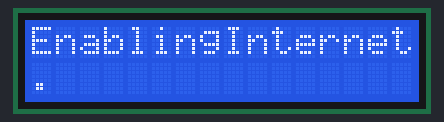
A sketch run on a simulated ESP8266 (NodeMCU). Shown: 16×2 character LCD. WiFi joins after 1.5 s; servers stay silent unless stated; network time is answered at once with the bench clock; the local clock reads 2024-03-15 10:24:30 at power-on unless the sketch sets it.

Above: at 0.6 s.
At 1.6 s:
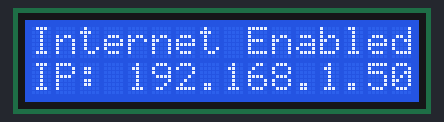
At 3.8 s:
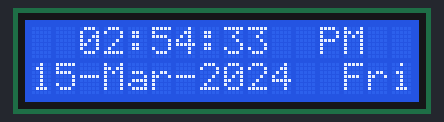
At 10.8 s:
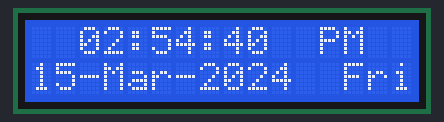
At 20.9 s:
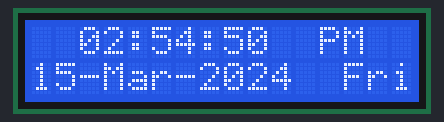
At 38.1 s:
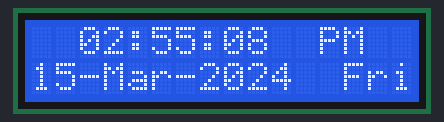

Measured:
- what the display in image 0 shows lasts 1.0 s, from 0.6 s to 1.6 s
- what the display in image 1 shows lasts 2.1 s, from 1.6 s to 3.7 s
- what the display in image 3 shows lasts 1.1 s, from 10.7 s to 11.8 s

The sketch:

simplestesp8266clock.ino
```cpp
// simplestesp8266clock.ino
//
// Libraries needed:
//  Time.h & TimeLib.h:  https://github.com/PaulStoffregen/Time
//  Timezone.h: https://github.com/JChristensen/Timezone
//  SSD1306.h & SSD1306Wire.h:  https://github.com/squix78/esp8266-oled-ssd1306
//  NTPClient.h: https://github.com/arduino-libraries/NTPClient
//  ESP8266WiFi.h & WifiUDP.h: https://github.com/ekstrand/ESP8266wifi
//
// 128x64 OLED pinout:
// GND goes to ground
// Vin goes to 3.3V
// Data to I2C SDA (GPIO 0)
// Clk to I2C SCL (GPIO 2)

#include <ESP8266WiFi.h>
#include <WifiUDP.h>
#include <String.h>
#include <Wire.h>
#include <NTPClient.h>
#include <Time.h>
#include <TimeLib.h>
#include <LiquidCrystal595.h>    // include the library

// Define NTP properties
#define NTP_OFFSET   60 * 60      // In seconds
#define NTP_INTERVAL 60 * 1000    // In miliseconds
#define NTP_ADDRESS  "in.pool.ntp.org"//"ca.pool.ntp.org"  // change this to whatever pool is closest (see ntp.org)

// Set up the NTP UDP client
WiFiUDP ntpUDP;
NTPClient timeClient(ntpUDP, NTP_ADDRESS, NTP_OFFSET, NTP_INTERVAL);

// Create a display object
LiquidCrystal595 lcd(2,1,0);      // datapin, latchpin, clockpin

const char* ssid = "BBinatone";   // insert your own ssid
const char* password = "9474013767";              // and password
String date;
String t;

// constants won't change:
const char * days[] = {"Sun", "Mon", "Tue", "Wed", "Thu", "Fri", "Sat"} ;
const char * months[] = {"Jan", "Feb", "Mar", "Apr", "May", "Jun", "Jul", "Aug", "Sep", "Oct", "Nov", "Dec"} ;
const char * ampm[] = {"AM", "PM"} ;
String ap;
int cursec;
const long syncinterval = 10;   // Sync Interval in Second
boolean firstsync = 0, syncflag = 0;
unsigned long previousMillis = 0, currentMillis = 0;

byte alarmicon[8] = {
  0b00000,
  0b00100,
  0b01110,
  0b01110,
  0b01110,
  0b11111,
  0b00100,
  0b00000
};

void setup ()
{
  //Serial.begin(115200); // most ESP-01's use 115200 but this could vary
  timeClient.begin();   // Start the NTP UDP client
  lcd.begin(16, 2);     // set up the LCD's number of columns and rows:
  lcd.createChar(0, alarmicon);

  lcd.setBacklightOn();
  lcd.clear();          // clear screen
  lcd.setCursor(0, 0);  // set the cursor to (0,0):
  //lcd.write(byte(0)); // when calling lcd.write() '0' must be cast as a byte

  // Connect to wifi
  //Serial.println("");
  //Serial.print("Connecting to ");
  //Serial.print(ssid);
  lcd.print("EnablingInternet");
  lcd.setCursor(0, 1);
  WiFi.begin(ssid, password);
  int i = 0;
  while (WiFi.status() != WL_CONNECTED)
  {
    delay(500);
    //Serial.print(".");
    if(i==16)
    {
      lcd.clearLine(1);
      lcd.print(".");
    }
    else
    {
      lcd.setCursor(i,1);
      lcd.print(".");
    }

  }
  //Serial.println("");
  //Serial.print("Connected to WiFi at ");
  //Serial.print(WiFi.localIP());
  //Serial.println("");
  lcd.clear();
  lcd.setCursor(0,0);
  lcd.print("Internet Enabled");
  lcd.setCursor(0,1);
  lcdPrintMiddle("IP: " + WiFi.localIP().toString());
  delay(2000);
}

void lcdPrintMiddle(String str)
{
  if(str.length()<16)
  {
    int bspacel = (16 - str.length())/2;
    String bspace = "";
    for (int i = 0; i < bspacel; i++)
    {
      bspace = bspace + " ";
    }
    str = bspace + str;
  }
  lcd.print(str);
}

void syncWithServer()
{
  if (WiFi.status() == WL_CONNECTED)
  {
    date = "";  // clear the variables
    t = "";

    // update the NTP client and get the UNIX UTC timestamp
    timeClient.update();
    delay(100);
    unsigned long epochTime =  timeClient.getEpochTime();

    // convert received time stamp to time_t object
    time_t local; //, utc;
    //utc = epochTime;
    local = epochTime + 16200;

    // Then convert the UTC UNIX timestamp to local time
    //TimeChangeRule usEDT = {"EDT", Second, Sun, Mar, 2, -300};  //UTC - 5 hours - change this as needed
    //TimeChangeRule usEST = {"EST", First, Sun, Nov, 2, -360};   //UTC - 6 hours - change this as needed
    //Timezone usEastern(usEDT, usEST);
    //local = utc ;//usEastern.toLocal(utc);

    // now format the Time variables into strings with proper names for month, day etc
    if(day(local)<10)
      date += "0";

    date += day(local) ;
    date +="-";
    date += months[month(local)-1];
    date += "-";
    date += year(local);
    date += "  ";
    date += days[weekday(local)-1];


    // format the time to 12-hour format with AM/PM and no seconds
    if(hourFormat12(local) < 10)
      t += "0";
    t += hourFormat12(local);
    t += ":";
    if(minute(local) < 10)  // add a zero if minute is under 10
      t += "0";
    t += minute(local);
    t += ":";
    currentMillis = millis();
    previousMillis = currentMillis;
    cursec = second(local);
    ap = ampm[isPM(local)];
    ap = "  " + ap;
  }
  else // attempt to connect to wifi again if disconnected
  {
    lcd.clear();          // clear screen
    lcd.setCursor(0, 0);  // set the cursor to (0,0):

    // Connect to wifi
    //Serial.println("");
    //Serial.print("Connecting to ");
    //Serial.print(ssid);
    lcd.print("EnablingInternet");
    lcd.setCursor(0, 1);
    WiFi.begin(ssid, password);
    int i = 0;
    while (WiFi.status() != WL_CONNECTED)
    {
      delay(500);
      //Serial.print(".");
      if(i==16)
      {
        lcd.clearLine(1);
        lcd.print(".");
      }
      else
      {
        lcd.setCursor(i,1);
        lcd.print(".");
      }

    }
    //Serial.println("");
    //Serial.print("Connected to WiFi at ");
    //Serial.print(WiFi.localIP());
    //Serial.println("");
    lcd.clear();
    lcd.setCursor(0,0);
    lcd.print("Internet Enabled");
    lcd.setCursor(0,1);
    lcdPrintMiddle("IP: " + WiFi.localIP().toString());
    delay(2000);
  }
}

void loop()
{
  String endpart = "";
  unsigned long currentMillis = millis();
  boolean updated = 0;
  if (firstsync == 0 || (cursec%syncinterval == 0 && syncflag == 0))
  {
    syncWithServer();
    firstsync = 1;
    updated = 1;
    syncflag = 1;
  }
  else if(currentMillis - previousMillis >= 1000)
  {
    if(syncflag == 1)
      syncflag = 0;
    previousMillis = currentMillis;
    cursec++;
    updated = 1;
  }
  if(updated == 1)
  {
    if(cursec < 10)
      endpart = "0" + String(cursec) + ap;
    else
      endpart = String(cursec) + ap;
    // Display the date and time
    //Serial.println("");
    //Serial.print("Local date: ");
    //Serial.print(date);
    //Serial.println("");
    //Serial.print("Local time: ");
    //Serial.print(t + endpart);

    // print the date and time on the LCD
    lcd.clear();
    lcd.setCursor(0,0);
    lcdPrintMiddle(t + endpart);
    lcd.setCursor(0,1);
    lcdPrintMiddle(date);
    updated = 0;
  }
}
```
